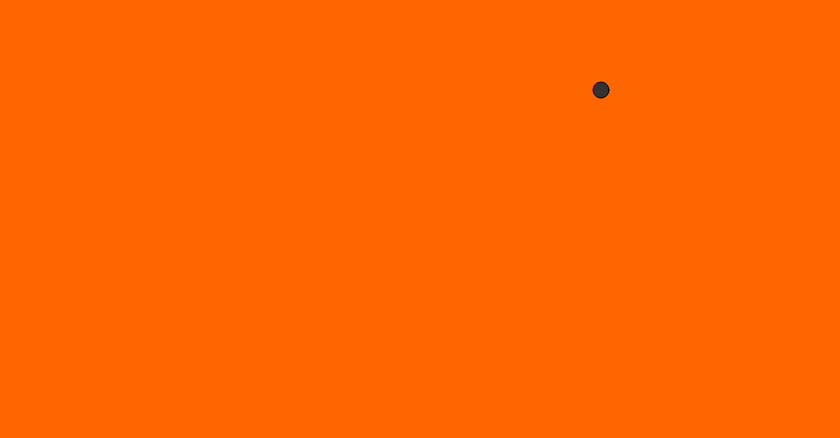
Frame 1 (no input)
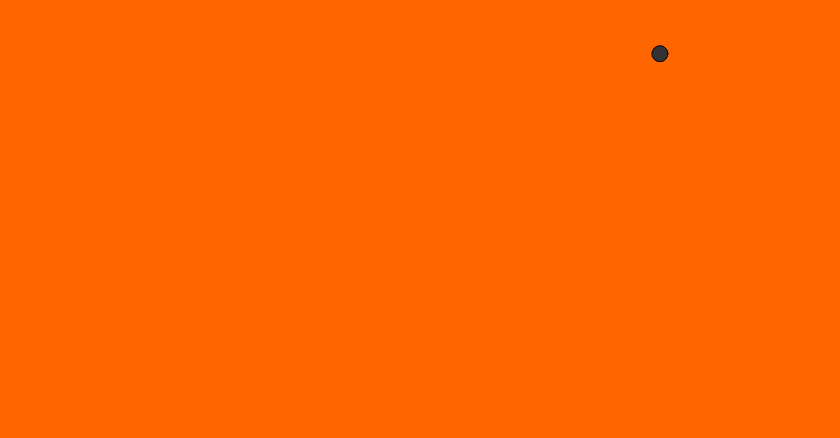
Frame 60 (no input)
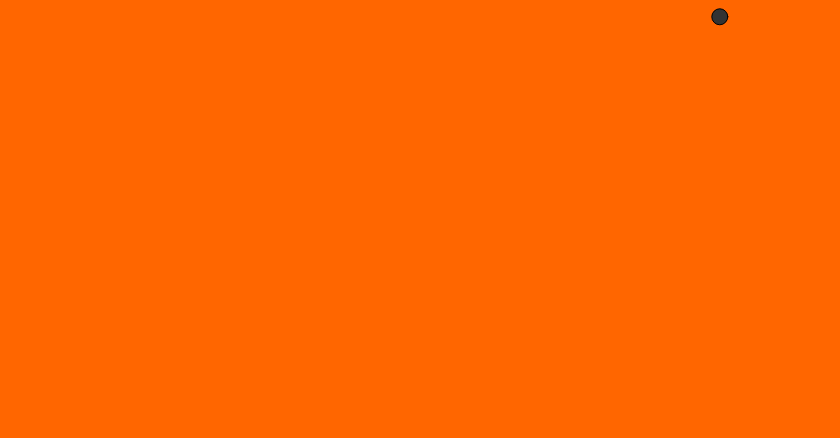
Frame 120 (the mouse pressed at the canvas centre since frame 60)

The p5.js sketch that drew these frames (run headless with seeded random() and noise() and a simulated clock; from frame 60 on, the mouse is pressed at the canvas centre):

// p5.js sketch
// ── sketch.js
let canvasWidth = 840;
let canvasHeight = 438;
let mover;

function setup() {
  createCanvas(canvasWidth, canvasHeight);
  mover = new Mover();
}

function draw() {
  background('#ff6600');
  mover.update();
  mover.checkEdges();
  mover.display();
}

class Mover {

  constructor() {
    // A Mover object has two pieces of data: position and velocity
    this.position = createVector(random(width), random(height));
    this.velocity = createVector(random(-2, 2), random(-2, 2));
  }


  // The Mover needs ot update
  update() {
    this.position.add(this.velocity); //  The Mover moves
  }

  display() {
    stroke(0);
    fill('#333');
    ellipse(this.position.x, this.position.y, 16, 16); // The Mover is displayed
  }

  checkEdges() {
    if (this.position.x > width) {
      this.position.x = 0; // When it reaches on edge, set position to the other edge
    } else if (this.position.x < 0) {
      this.position.x = width;
    }

    if (this.position.y > height) {
      this.position.y = 0; // When it reaches on edge, set position to the other edge
    } else if (this.position.y < 0) {
      this.position.y = height;
    }
  }
}
